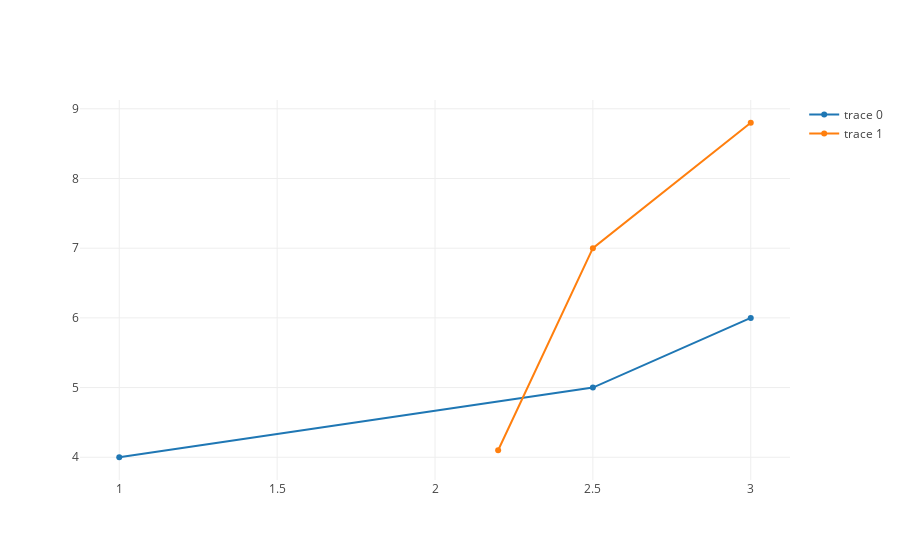

Notebook cell for this chart:
### Markdown cell above
## Adding multiple lines:

this `dict` has, at minimum, a key labelled `data` whose value a list of dictionaries, each of which specifies values on the `x` and `y` axes. we can plot multiple lines, by adding to like this:

### Code cell
figure = {
    'data': [
        {
           'x': [1, 2.5, 3],
           'y': [4, 5, 6]
        },
        {
           'x': [2.2, 2.5, 3],
           'y': [4.1, 7, 8.8]            
        }]
}

iplot(figure)

### Figure 1 — Plotly figure (JSON) as saved in the notebook; plotly's stock layout.template omitted (floating-point values rounded to 4 significant figures)
{"data": [{"type": "scatter", "uid": "74b255f2-e3fd-4bde-8a27-432f68bc8686", "x": [1, 2.5, 3], "y": [4, 5, 6]}, {"type": "scatter", "uid": "0ee99950-61fe-4b0e-99a1-d6beb397e716", "x": [2.2, 2.5, 3], "y": [4.1, 7, 8.8]}], "layout": {}}
